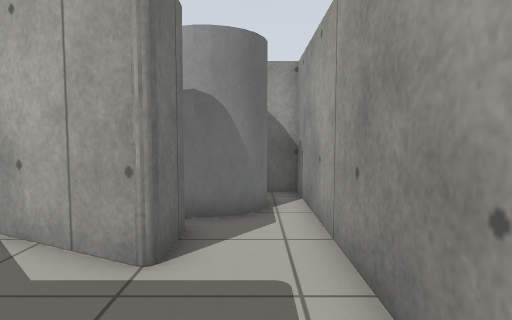
[1] (above)

16 first-person views from a walk through a world built for the Gazebo simulator. The camera is 0.86 m above the floor, tilts 4° down and sees 75° across. The floor is counted in squares, 0.5 m on a side. Each view is taken from the middle of a square. On the plan, view 1 faces up. The plan holds only what a view shows up to about 16 squares ahead; the rest is blank.

[2]
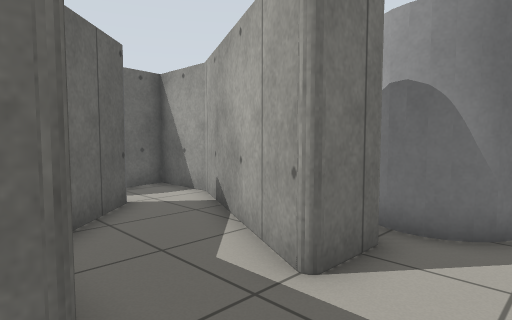

[3]
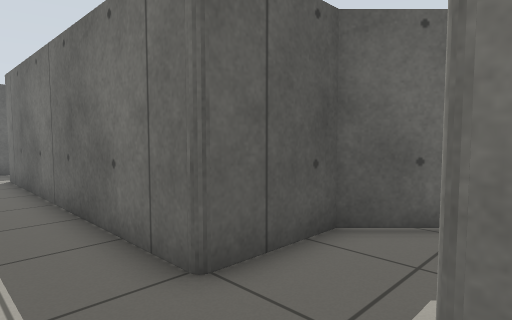

[4]
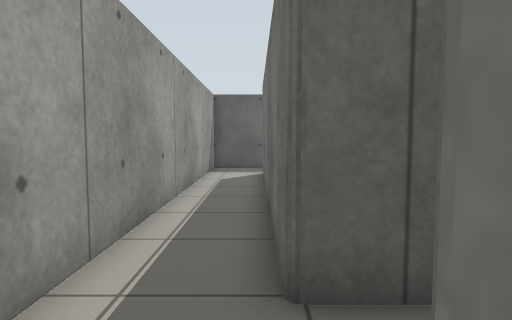

[5]
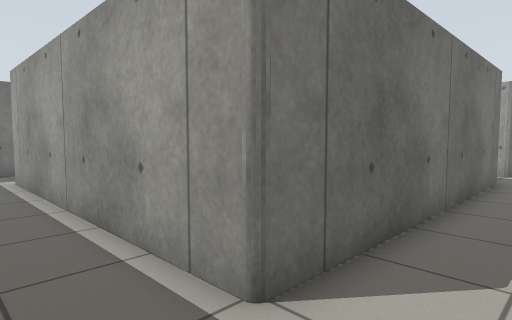

[6]
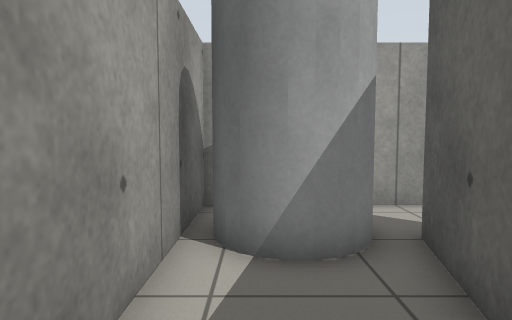

[7]
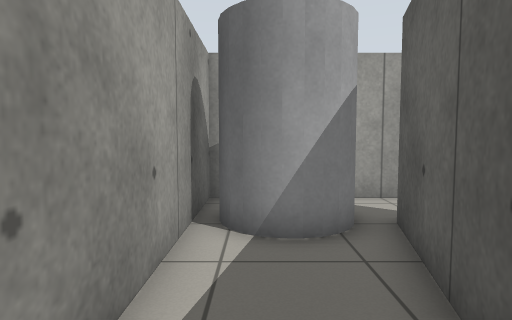

[8]
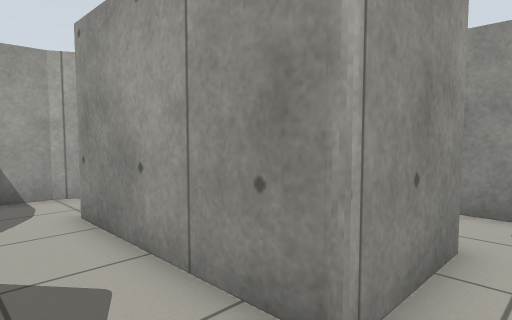

[9]
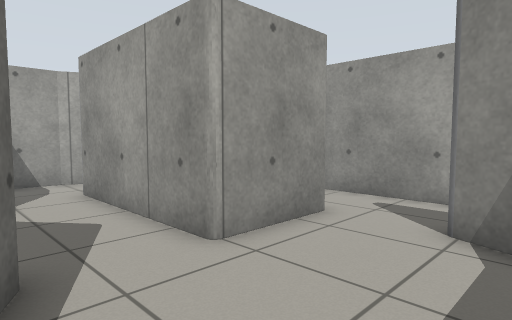

[10]
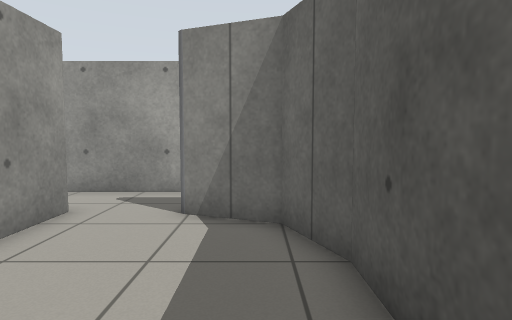

[11]
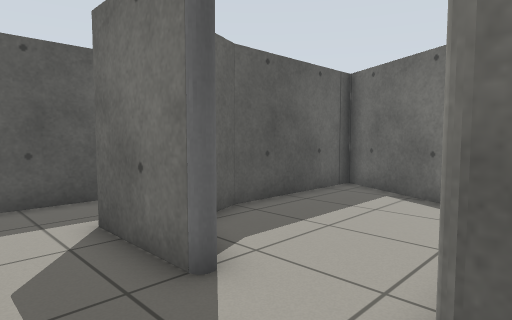

[12]
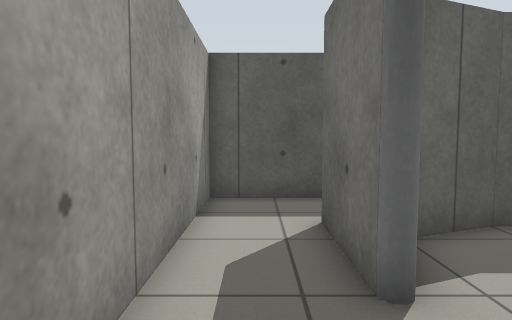

[13]
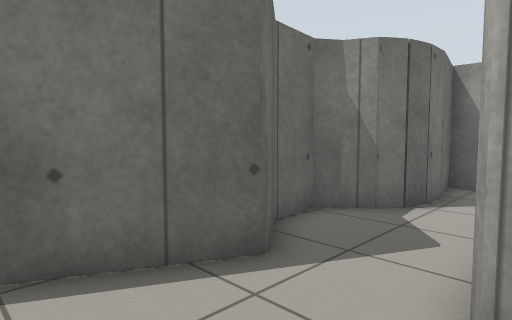

[14]
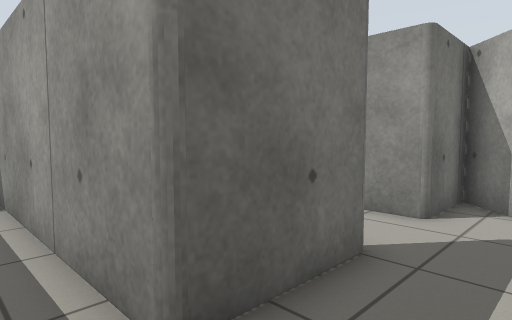

[15]
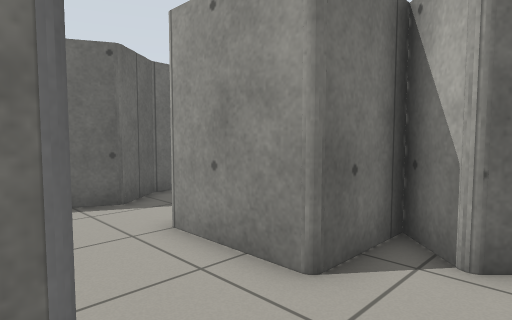

[16]
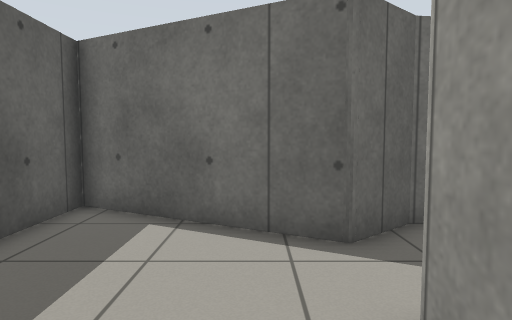

### Floor plan
Ten units are one square. View 1 is at (0, 0); x grows to the right and y downward. Boxes are objects, and circles mark ways between rooms. Rooms are numbered by the first view taken in them; rooms with no view inside come last. Other rooms are left out.
<svg viewBox="-168 -108 186 223">
<path fill="none" stroke="#000" d="M-163 101 -163 108M-99 -51 -99 -40M-74 -46 -44 -17 -13 -17 -13 107 -135 107M-15 -43 -75 -73 -103 -73 -99 -50M13 110 13 -46M-59 -73 -13 -62 -13 -45M13 -46 13 -103 -64 -103M-55 17 -77 17 -77 -45M-99 -40 -101 -32 -105 -26 -112 -22 -117 -16 -115 0 -103 15 -132 73 -75 73 -55 65 -47 44M-43 44 -43 77 -123 77M-54 103 -17 103 -17 -1M-26 -1 -30 3 -43 -10 -43 17 -55 17"/>
<rect x="-85" y="-55" width="10" height="10" fill="#bbb"><title>other object</title></rect>
<rect x="-25" y="-95" width="30" height="30" fill="#bbb"><title>grey cylinder</title></rect>
<rect x="-45" y="35" width="10" height="10" fill="#bbb"><title>grey pole</title></rect>
<circle cx="0" cy="-55" r="3" fill="#2a7"/>
<circle cx="-85" cy="-35" r="3" fill="#2a7"/>
<circle cx="-50" cy="30" r="3" fill="#2a7"/>
<text x="-140" y="30">1</text>
<text x="-30" y="-80">2</text>
<text x="-90" y="20">3</text>
<text x="-40" y="60">4</text>
</svg>
Room 1 opens to room 2. Room 1 opens to room 3. Room 3 opens to room 4.

Where each view was taken, in squares from view 1:
view 1: 0 up, 0 right, facing up
view 2: 1 up, 1 right, facing up-left
view 3: 5 up, 1 right, facing down-left
view 4: 5 up, 1 left, facing down
view 5: 13 down, 1 right, facing up-left
view 6: 9 up, 7 left, facing right
view 7: 9 up, 8 left, facing right
view 8: 3 down, 10 left, facing up-right
view 9: 6 down, 11 left, facing up-right
view 10: 6 down, 12 left, facing right
view 11: 1 down, 2 left, facing down-left
view 12: 1 down, 3 left, facing down
view 13: 5 down, 7 left, facing up-left
view 14: 9 down, 2 left, facing up-left
view 15: 5 down, 2 left, facing up-left
view 16: 3 down, 5 left, facing left
